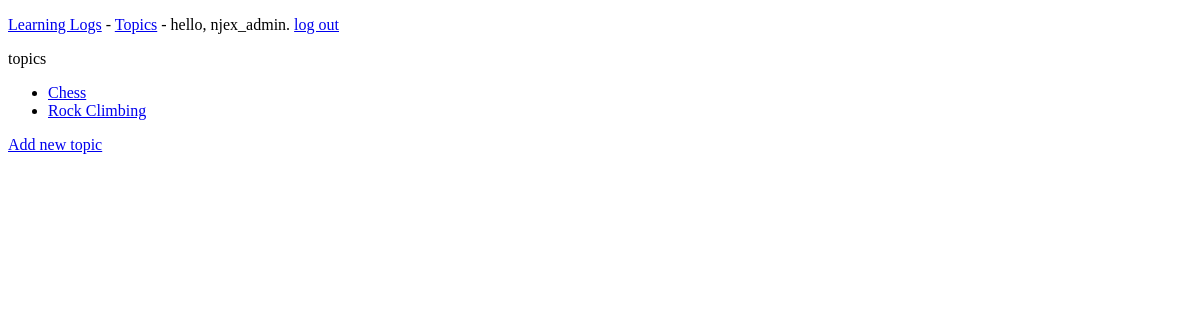
The app's page /topics/ (signed in), older data.
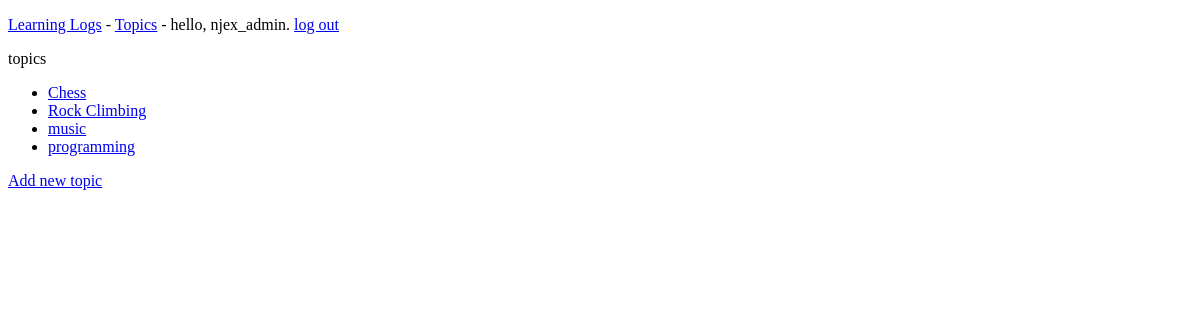
The same page, newer data.
### learning_logs/models.py (models this page shows)
class Topic(models.Model):
    text = models.TextField(max_length=200)
    date_added = models.DateTimeField(auto_now_add=True)
    def __str__(self):
        return self.text

### learning_logs/views.py (the view)
# urls.py: path('topics/', views.topics, name='topics'),
def topics(request):
    topics = Topic.objects.order_by('date_added')
    context = {'topics': topics}
    return render(request, 'learning_logs/topics.html', context)

### learning_logs/templates/learning_logs/topics.html
{% extends 'learning_logs/base.html' %}
{% block content  %}
    <p>topics</p>
    <ul>
        {% for topic in topics %}
            <li>
                <a href="{% url 'learning_logs:topic' topic.id %}">{{ topic }}</a>
            </li>
        {% empty %}
            <li>No topic added yet</li>
        {% endfor %}
    </ul>
    <a href="{% url 'learning_logs:new_topic' %}">Add new topic</a>
{% endblock content %}

### learning_logs/templates/learning_logs/base.html (shortened to what this page needs)
<!DOCTYPE html>
<html lang="en">
  <head>
  </head>
  <body>
    <p>
      <a href="{% url 'learning_logs:index' %}">Learning Logs</a> -
      <a href="{% url 'learning_logs:topics' %}">Topics</a> -
      {% if user.is_authenticated %}
        hello, {{ user.username }}.
        <a href="{% url 'users:logout' %}">log out</a>
        {% else %}
        <a href="{% url 'users:register' %}">register</a>
        <a href="{% url 'users:login' %}">login</a>
      {% endif %}
    </p>
    {% block content %}
    {% endblock content %}
  </body>
</html>

Row changes from the older to the newer data that the page shows:
added Topic: text "music"
added Topic: text "programming"
